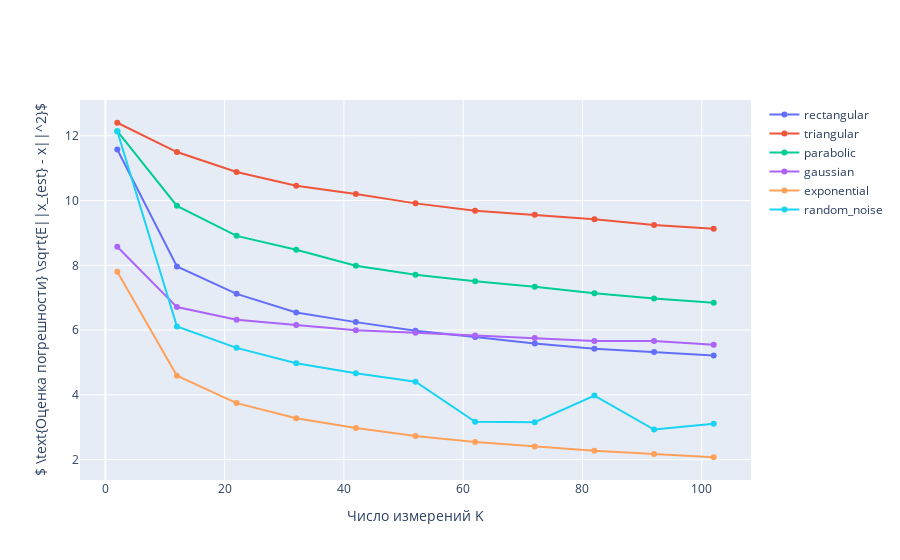

Notebook code cell kept with this figure:
### Code cell
# Создаем отдельную папку для png
path = str(os.getcwd())+ r"\images_new\ "+ str(mode.mode)
try:
    os.mkdir(str(os.getcwd())+ r"\images_new")
    os.mkdir(path)
except OSError:
    shutil.rmtree(path, ignore_errors=True)
    os.mkdir(path)

    
know_sigma = 0
sigma = 0.5
noise = Noise(know_sigma, sigma)
percent = 0

# Выбираем режим работы
modes = ['usual','missing','advance']
bs = 'e 50 \nr 1 2 3 4 71-76 80 \nt 15-60'
profiles =['rectangular','triangular','parabolic',\
           'gaussian','exponential','random_noise']
mode = Mode(modes[0])
b = bs


apriori = 1
calibration = 0
change_profile = 0

if calibration:
    change_profile = 0
    
Kmax = 12  # До какого числа наблюдений мы считаем
Kall = list(range(2,Kmax+1,10)) # Список рассчитаного числа наблюдений
lenKall = len(Kall)
lprof = len(profiles)

for al in tqdm(range(-20,0,5),desc = 'al loop'):
    for ar in tqdm(range(20,0,-5), desc ='ar loop'):
        # Создаем двумерную матрицу ошибок [число наблюдений, профиль]
        Error = np.zeros((lenKall,lprof))
        
        # Для всех заданных чисел наблюдения
        for K in Kall:
            t0, T = [0, 2.5]
            tau = (T - t0)/K # Временной шаг
            t_j = np.arange(t0, T + tau/10, tau) # Временная сетка
            
            transfer_evolution, conductivity_evolution = False, False
            evolution = Evolution(x, transfer_evolution, 
                                  conductivity_evolution, t0, T, K)

            # Для кажого профиля считаем отдельно
            for j, profile in enumerate(profiles):
                
                psf = PSF(profile, al, ar)
                mode.get_mode(profile, bs)
             
                Error_tmp = []; # Список из "локальных" ошибок, который мы потом усредним

                # Для повышения точности будем использовать среднее арифметическое для ошибок
                for i in range(2):
                    inf = Information()
                    y, alpha = main(x, noise, evolution, apriori, 
                                    K, psf, mode.mode, inf, b, calibration,
                                    change_profile, percent, 0)
                    # Объединяем информацию и получаем результат 
                    Q, x_est = inf.estimation()
                    if calibration:
                        Q = (alpha + 1/K)*Q
                    Error_tmp.append(round(Q.trace()**(1/2), 3));
                    
                Error[Kall.index(K),j] = np.mean(Error_tmp);
       
        # Создадим DataFrame для удобства
        # Выберем К в качестве индексов
        df = pd.DataFrame(data = Error,index = Kall,columns = profiles)
        # создаем массив с данными и задаем title для графика и оси x в layout
        trace = []
        for col in df.columns:
            trace.append(go.Scatter(x = Kall, y = df[col],
                                    mode = 'lines+markers',
                                    name = col)
                        )
        strapr = 'with_apriori' if apriori else 'without_apriori'
        strcalibr = 'with_calibr' if calibration else 'without_calibr'
        layout = {#'title': f'{mode.mode}. profile area is {(al,ar)} {strapr} {strcalibr}' ,
                  'xaxis': {'title' :'Число измерений K'},
                  'yaxis': {'title' :r'$ \text{Оценка погрешности} \sqrt{E||x_{est} - x||^2}$'}}

        # создаем объект Figure и визуализируем его
        fig = go.Figure(data = trace, layout = layout)
        # Сохраняем
        fig.write_image(path + r'\ ' + f'{mode.mode}_profile_area_is_{(al,ar)}_{strapr}_{strcalibr}.pdf')
fig.show()

### Figure 1 — Plotly figure (JSON) as saved in the notebook; plotly's stock layout.template omitted (floating-point values rounded to 4 significant figures)
{"data": [{"mode": "lines+markers", "name": "rectangular", "type": "scatter", "x": [2, 12, 22, 32, 42, 52, 62, 72, 82, 92, 102], "y": [11.57, 7.965, 7.118, 6.543, 6.245, 5.976, 5.784, 5.587, 5.427, 5.324, 5.218]}, {"mode": "lines+markers", "name": "triangular", "type": "scatter", "x": [2, 12, 22, 32, 42, 52, 62, 72, 82, 92, 102], "y": [12.4, 11.5, 10.88, 10.46, 10.2, 9.912, 9.686, 9.564, 9.421, 9.242, 9.127]}, {"mode": "lines+markers", "name": "parabolic", "type": "scatter", "x": [2, 12, 22, 32, 42, 52, 62, 72, 82, 92, 102], "y": [12.14, 9.835, 8.909, 8.479, 7.988, 7.711, 7.511, 7.339, 7.139, 6.976, 6.843]}, {"mode": "lines+markers", "name": "gaussian", "type": "scatter", "x": [2, 12, 22, 32, 42, 52, 62, 72, 82, 92, 102], "y": [8.572, 6.71, 6.322, 6.155, 5.998, 5.921, 5.831, 5.752, 5.663, 5.661, 5.544]}, {"mode": "lines+markers", "name": "exponential", "type": "scatter", "x": [2, 12, 22, 32, 42, 52, 62, 72, 82, 92, 102], "y": [7.802, 4.593, 3.745, 3.28, 2.974, 2.731, 2.542, 2.405, 2.278, 2.17, 2.074]}, {"mode": "lines+markers", "name": "random_noise", "type": "scatter", "x": [2, 12, 22, 32, 42, 52, 62, 72, 82, 92, 102], "y": [12.14, 6.108, 5.451, 4.973, 4.668, 4.404, 3.171, 3.157, 3.979, 2.93, 3.112]}], "layout": {"xaxis": {"title": {"text": "Число измерений K"}}, "yaxis": {"title": {"text": "$ \\text{Оценка погрешности} \\sqrt{E||x_{est} - x||^2}$"}}}}
